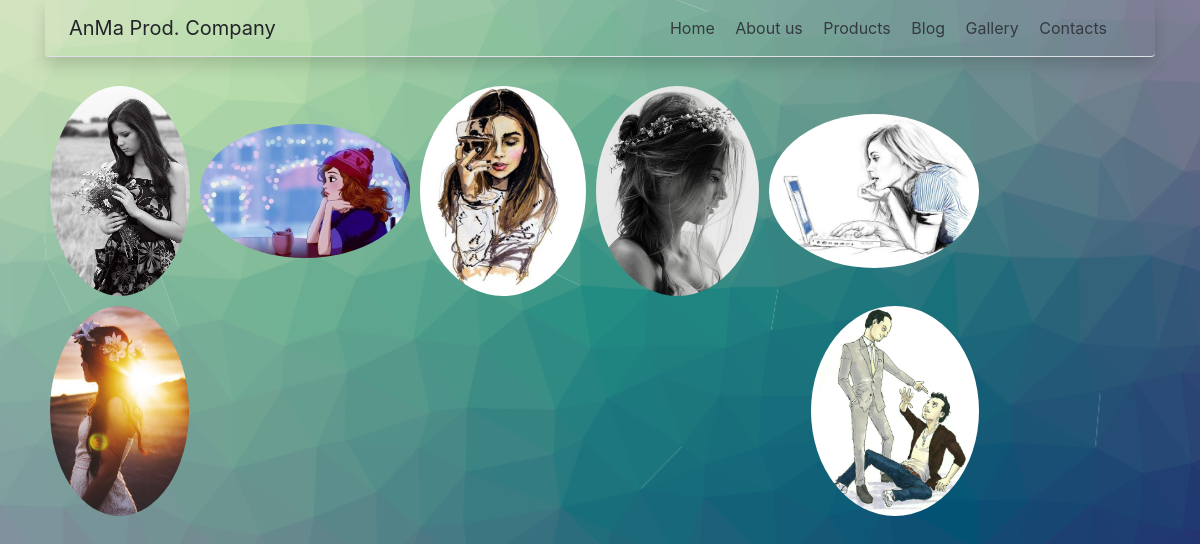
/gallery/, run on an earlier commit of the app's database.
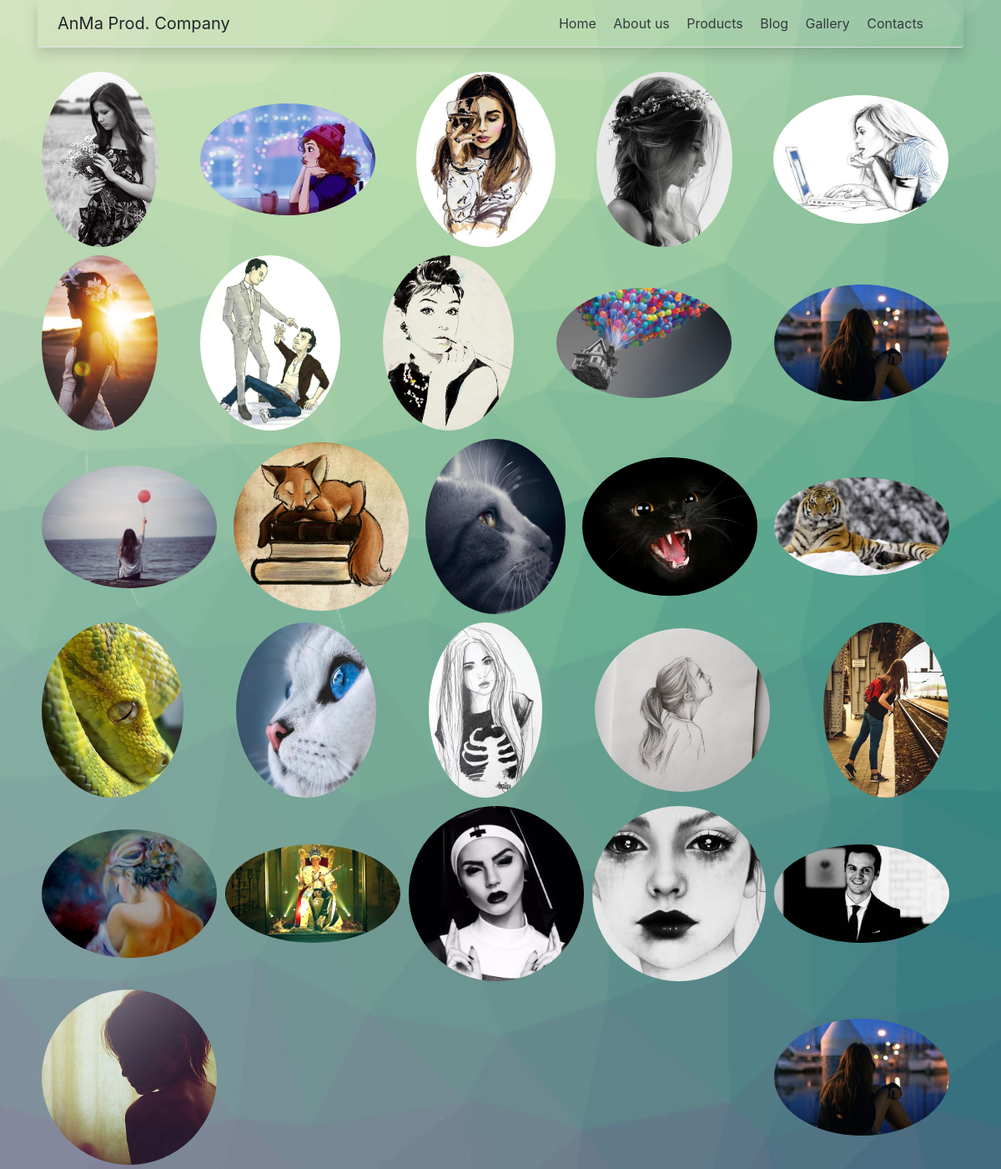
And on a later commit of the database.
### gallery/models.py (models this page shows)
class Photo(models.Model):
    category = models.ForeignKey(Category, on_delete=models.CASCADE)
    image = models.ImageField(upload_to='media/gallery/')

### gallery/views.py (the view)
# urls.py: path('', views.images, name='gallery-images'),
def images(request):
	categories = Category.objects.order_by('category')
	photos = Photo.objects.all()
	ctx = {
		'categories': categories,
		'photos': photos
	}
	return render(request, 'gallery/gallery.html', ctx)

### gallery/templates/gallery/gallery.html (shortened to what this page needs)
{% extends 'base.html' %}
{% load static %}
{% block content %}
<div>
    <table class="gallery-table">
        {% for photo in photos %}
            {% if forloop.counter0|divisibleby:5 %}
                <tr class="gallery-tr">
            {% endif %}
                <td class="gallery-td">
                    <a class="images" href="{{ photo.image.url }}">
                        <img class="gallery-img-small-2" src="{{ photo.image.url }}">
                    </a>
                </td>
            {% if forloop.counter|divisibleby:5 %}
                </tr>
            {% endif %}
        {% endfor %}
        </tr>
    </table>
</div>
{% endblock %}

What changed in the data, as far as the page shows it:
added Photo: image (picture)
added Photo: image (picture)
added Photo: image (picture)
added Photo: image (picture)
added Photo: image (picture)
added Photo: image (picture)
added Photo: image (picture)
added Photo: image (picture)
added Photo: image (picture)
added Photo: image (picture)
added Photo: image (picture)
added Photo: image (picture)
added Photo: image (picture)
added Photo: image (picture)
added Photo: image (picture)
added Photo: image (picture)
added Photo: image (picture)
added Photo: image (picture)
added Photo: image (picture)
added Photo: image (picture)
